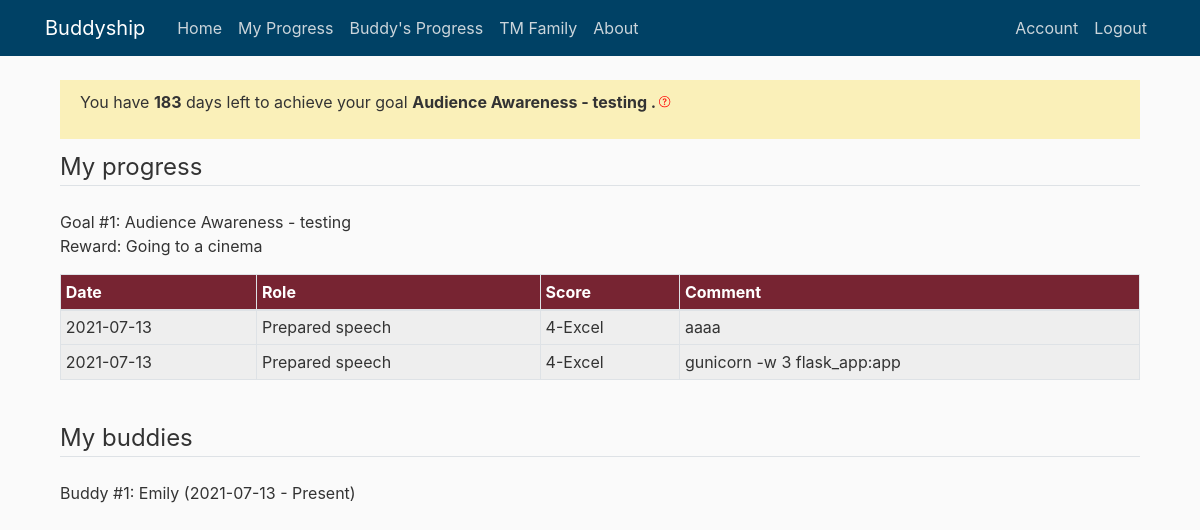
The app's page /my_progress (signed in), older data.
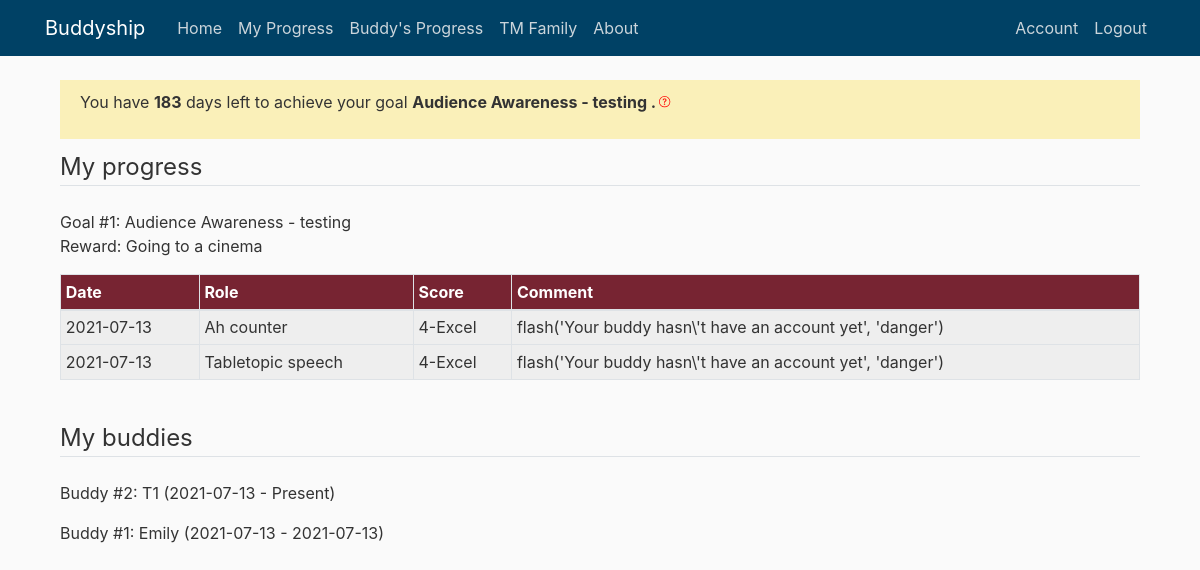
The same page, newer data.
### buddyship/models.py (models this page shows, shortened)
class Goal(db.Model):
    id = db.Column(db.Integer, primary_key=True)
    goal_direction = db.Column(db.String(150))
    goal_statement = db.Column(db.String(150))
    goal_count = db.Column(db.Integer, default=1)
    goal_reward = db.Column(db.String(150))
    start_date = db.Column(db.DateTime, default=func.now())
    end_date = db.Column(db.DateTime)
    user_id = db.Column(db.Integer, db.ForeignKey('user.id'), nullable=False)

class User(db.Model, UserMixin):
    id = db.Column(db.Integer, primary_key=True)
    if_admin = db.Column(db.Boolean, nullable=False)
    active = db.Column(db.Boolean(), nullable=False)
    first_name = db.Column(db.String(20), unique=True, nullable=False)
    email = db.Column(db.String(120), unique=True, nullable=False)
    password = db.Column(db.String(60), nullable=False)
    current_buddy = db.Column(db.String(150))
    current_goal = db.Column(db.String(150))
    current_reward = db.Column(db.String(150))
    confirmed_at = db.Column(db.Date, nullable=False)
    buddies = db.relationship('Buddy', backref='owner', lazy=True)
    goals = db.relationship('Goal', backref='owner', lazy=True)
    record_progresses = db.relationship('Progress', backref='giver', lazy=True)

class Progress(db.Model):
    id = db.Column(db.Integer, primary_key=True)
    buddy_role = db.Column(db.String(150))
    buddy_score = db.Column(db.String(150))
    buddy_comment = db.Column(db.String(1500))
    date = db.Column(db.DateTime, default=func.now())
    buddy_goal = db.Column(db.String(150))
    user_id = db.Column(db.Integer, db.ForeignKey('user.id'))
    buddy_id = db.Column(db.Integer, db.ForeignKey('buddy.id'))

class Buddy(db.Model):
    id = db.Column(db.Integer, primary_key=True)
    buddy_name = db.Column(db.String(100), nullable=False)
    buddy_count = db.Column(db.Integer, default=1)
    start_date = db.Column(db.DateTime, default=func.now())
    end_date = db.Column(db.DateTime)
    user_id = db.Column(db.Integer, db.ForeignKey('user.id'), nullable=False)
    buddy_progresses = db.relationship(
        'Progress', backref='receiver', lazy=True)

### buddyship/progresses/routes.py (the view)
@progresses.route('/my_progress', methods=['GET'])
@login_required
def my_progress():
    if current_user.current_buddy == None:
        flash('Please set up your buddy and your goal first. ', 'danger')
        return redirect(url_for('users.set_up'))
    else:
        buddies = Buddy.query.filter_by(
            buddy_name=current_user.first_name).all()
        id_lst = []
        for buddy in buddies:
            id_lst.append(buddy.user_id)
        return render_template("my_progress.html", title='My Progress', user=current_user,
                               buddy_accounts=User.query.filter(
                                   User.id.in_(id_lst)).all(),
                               current_time=date.today())

### buddyship/models.py (called while the page is built)
@login_manager.user_loader
def load_user(user_id):
    return User.query.get(int(user_id))

### buddyship/templates/my_progress.html (shortened to what this page needs)
{% extends "layout.html" %}
{% block content %}
<div class="content-section">
    <div class="subtitle-section">
        {% for goal in user.goals %}
        {% if goal.goal_statement == user.current_goal %}
        <p>You have <b>{{ (goal.end_date.date() - current_time).days }}</b></span> days left
            to achieve your goal
            <b>{{ user.current_goal }}
                . </b> <label data-toggle="tooltip" data-placement="top"
                title="We encourage you to use 6 months to complete one goal. You can always change your goal on 'Account' tab. ">
            </label>
        </p>
        {% endif %}
        {% endfor %}
    </div>
    <legend class="border-bottom mb-4">My progress</legend>
    {% for goal in user.goals|reverse %}
    <p>Goal #{{goal.goal_count }}: {{ goal.goal_statement }}<br />Reward: {{ goal.goal_reward }}</p>
    <div class="table-responsive-sm">
        <table class="table table-sm table-bordered">
            <thead>
                <tr>
                    <th scope="col">Date</th>
                    <th scope="col">Role</th>
                    <th scope="col">Score</th>
                    <th scope="col">Comment</th>
                </tr>
            </thead>
            <tbody>
                {% for buddy_account in buddy_accounts|reverse %}
                {% for progress in buddy_account.record_progresses|reverse %}
                {% if progress.buddy_goal == goal.goal_direction %}
                <tr>
                    <td>{{ progress.date.date() }}</td>
                    <td>{{ progress.buddy_role }}</td>
                    <td>{{ progress.buddy_score }}</td>
                    <td class="cell-breakWord">{{ progress.buddy_comment }}</td>
                </tr>
                {% endif %}
                {% endfor %}
                {% endfor %}
            </tbody>
        </table>
    </div>
    {% endfor %}
</div>
<div class="content-section">
    <br>
    <legend class="border-bottom mb-4">My buddies</legend>
    {% for buddy in user.buddies|reverse %}
    <p>Buddy #{{ buddy.buddy_count }}: {{ buddy.buddy_name }} ({{ buddy.start_date.date() }} -
        {% if buddy.end_date == None %} Present)
        {% else %} {{ buddy.end_date.date() }})
        {% endif %}
        {% endfor %}</p>
</div>
{% endblock content %}

Row changes from the older to the newer data that the page shows:
no longer on this page (row unchanged): Progress: date "2021-07-13", buddy_role "Prepared speech", buddy_score "4-Excel", buddy_comment "aaaa"
no longer on this page (row unchanged): Progress: date "2021-07-13", buddy_role "Prepared speech", buddy_score "4-Excel", buddy_comment "gunicorn -w 3 flask_app:app"
added Progress: date "2021-07-13", buddy_role "Ah counter", buddy_score "4-Excel", buddy_comment "flash('Your buddy hasn\\'t have an account yet', 'danger')"
added Progress: date "2021-07-13", buddy_role "Tabletopic speech", buddy_score "4-Excel", buddy_comment "flash('Your buddy hasn\\'t have an account yet', 'danger')"
added Buddy: buddy_count "2", buddy_name "T1", start_date "2021-07-13", shows "Present)"
changed Buddy "Emily": end_date (not shown) → "2021-07-13"; end_date "Present)" → ")"
